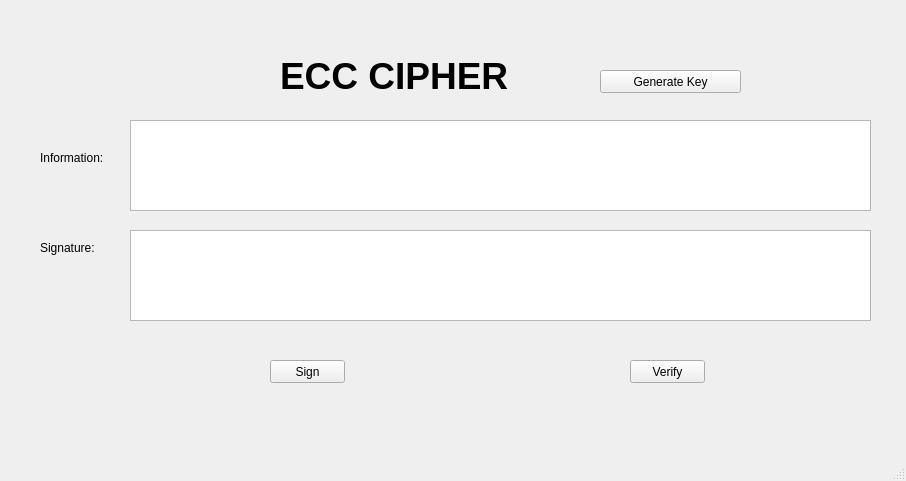
<?xml version="1.0" encoding="UTF-8"?>
<ui version="4.0">
 <class>MainWindow</class>
 <widget class="QMainWindow" name="MainWindow">
  <property name="geometry">
   <rect>
    <x>0</x>
    <y>0</y>
    <width>906</width>
    <height>481</height>
   </rect>
  </property>
  <property name="windowTitle">
   <string>MainWindow</string>
  </property>
  <widget class="QWidget" name="centralwidget">
   <widget class="QPlainTextEdit" name="information_txt">
    <property name="geometry">
     <rect>
      <x>130</x>
      <y>120</y>
      <width>741</width>
      <height>91</height>
     </rect>
    </property>
   </widget>
   <widget class="QPushButton" name="btn_gen_key">
    <property name="geometry">
     <rect>
      <x>600</x>
      <y>70</y>
      <width>141</width>
      <height>23</height>
     </rect>
    </property>
    <property name="text">
     <string>Generate Key</string>
    </property>
   </widget>
   <widget class="QLabel" name="label">
    <property name="geometry">
     <rect>
      <x>280</x>
      <y>50</y>
      <width>311</width>
      <height>51</height>
     </rect>
    </property>
    <property name="font">
     <font>
      <pointsize>28</pointsize>
      <weight>75</weight>
      <bold>true</bold>
     </font>
    </property>
    <property name="text">
     <string>ECC CIPHER</string>
    </property>
   </widget>
   <widget class="QPushButton" name="btn_sign">
    <property name="geometry">
     <rect>
      <x>270</x>
      <y>360</y>
      <width>75</width>
      <height>23</height>
     </rect>
    </property>
    <property name="text">
     <string>Sign</string>
    </property>
   </widget>
   <widget class="QPushButton" name="btn_verify">
    <property name="geometry">
     <rect>
      <x>630</x>
      <y>360</y>
      <width>75</width>
      <height>23</height>
     </rect>
    </property>
    <property name="text">
     <string>Verify</string>
    </property>
   </widget>
   <widget class="QLabel" name="label_3">
    <property name="geometry">
     <rect>
      <x>40</x>
      <y>150</y>
      <width>71</width>
      <height>16</height>
     </rect>
    </property>
    <property name="text">
     <string>Information:</string>
    </property>
   </widget>
   <widget class="QPlainTextEdit" name="signature_txt">
    <property name="geometry">
     <rect>
      <x>130</x>
      <y>230</y>
      <width>741</width>
      <height>91</height>
     </rect>
    </property>
   </widget>
   <widget class="QLabel" name="label_5">
    <property name="geometry">
     <rect>
      <x>40</x>
      <y>240</y>
      <width>61</width>
      <height>16</height>
     </rect>
    </property>
    <property name="text">
     <string>Signature:</string>
    </property>
   </widget>
  </widget>
  <widget class="QMenuBar" name="menubar">
   <property name="geometry">
    <rect>
     <x>0</x>
     <y>0</y>
     <width>906</width>
     <height>21</height>
    </rect>
   </property>
  </widget>
  <widget class="QStatusBar" name="statusbar"/>
 </widget>
 <resources/>
 <connections/>
</ui>
